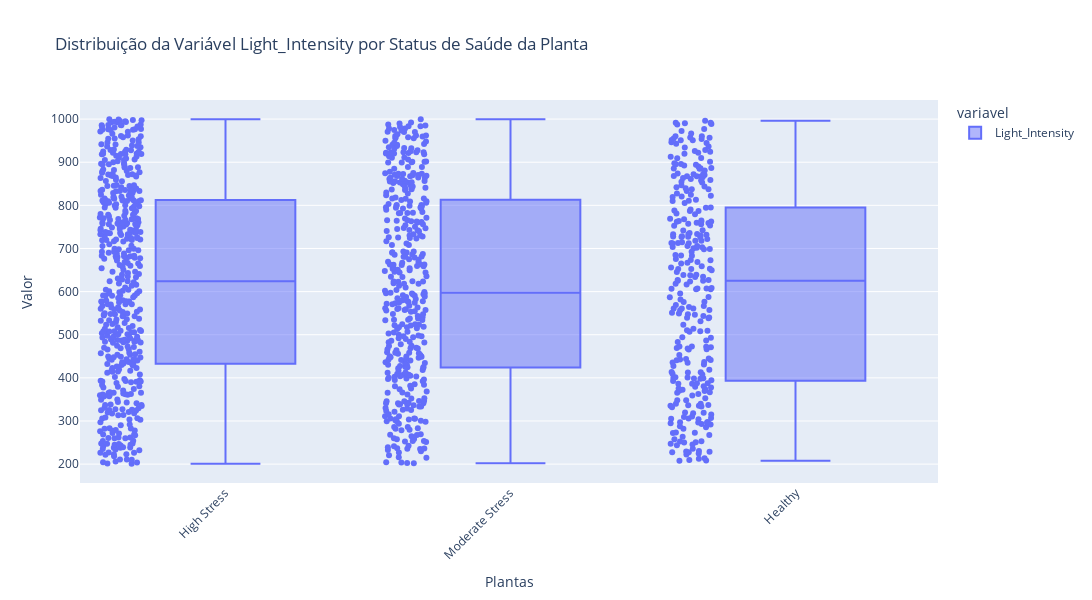

Write notebook code for a chart like this one.
### Markdown cell above
📉 Analise exploratoria dos Dados

- Plant_ID:

    • Distribuição equilibrada entre todos os IDs.

    • Não há valores discrepantes, o que faz sentido já que se trata apenas de um código de identificação.

- Soil_Moisture:

    • Varia entre 10% e 40%.

    • Foram detectados valores extremos tanto abaixo quanto acima da faixa, possivelmente refletindo solos excessivamente secos ou saturados   de água.

    • Plantas Saudáveis: Mantêm níveis de umidade moderados no solo, indicando hidratação adequada.

    • Plantas em Alto Estresse: Apresentam uma faixa mais ampla de umidade, desde valores muito baixos até muito altos, o que pode estar associado a falta ou excesso de irrigação.

- Ambient_Temperature:

    • Temperatura ambiente: de 18°C a 30°C, concentrada em torno de 24°C.

    • Em todos os grupos, a temperatura do solo varia aproximadamente de 15°C a 25°C, mostrando que não há grandes discrepâncias entre os estados de saúde nesse aspecto

- Humidity:

    • Oscila de 40% a 70%, com média próxima de 55%.
    
    • A variação é pequena e há poucos valores fora do padrão, indicando controle adequado da umidade ambiental.

### Code cell
df_long = df.melt(id_vars=boxplot_target, 
                  value_vars=boxplot_luz_numerical,
                  var_name=boxplot_var_legend, 
                  value_name=boxplot_value_legend)


fig = px.box(df_long, 
             x=boxplot_target, 
             y=boxplot_value_legend, color=boxplot_var_legend, points='all', title=boxplot_luz_title)

fig.update_layout(
    xaxis_title=boxplot_xaxis_title,
    yaxis_title=boxplot_yaxis_title,
    boxmode=boxplot_boxmode,  
    xaxis_tickangle=-45,
    legend_title=boxplot_var_legend,
    height=boxplot_height,
    width=boxplot_widht
)

### Figure 1 — Plotly figure (JSON) as saved in the notebook; plotly's stock layout.template omitted (floating-point values rounded to 4 significant figures; data arrays with more than 128 entries replaced by an {"elided": "..."} marker saying what was removed)
{"data": [{"alignmentgroup": "True", "boxpoints": "all", "hovertemplate": "variavel=Light_Intensity<br>Plant_Health_Status=%{x}<br>valor=%{y}<extra></extra>", "legendgroup": "Light_Intensity", "marker": {"color": "#636efa"}, "name": "Light_Intensity", "notched": false, "offsetgroup": "Light_Intensity", "orientation": "v", "showlegend": true, "type": "box", "x": {"elided": "1200 str values"}, "x0": " ", "xaxis": "x", "y": {"elided": "1200 float values"}, "y0": " ", "yaxis": "y"}], "layout": {"boxmode": "group", "height": 600, "legend": {"title": {"text": "variavel"}, "tracegroupgap": 0}, "title": {"text": "Distribuição da Variável Light_Intensity por Status de Saúde da Planta"}, "width": 1200, "xaxis": {"anchor": "y", "domain": [0, 1], "tickangle": -45, "title": {"text": "Plantas"}}, "yaxis": {"anchor": "x", "domain": [0, 1], "title": {"text": "Valor"}}}}
